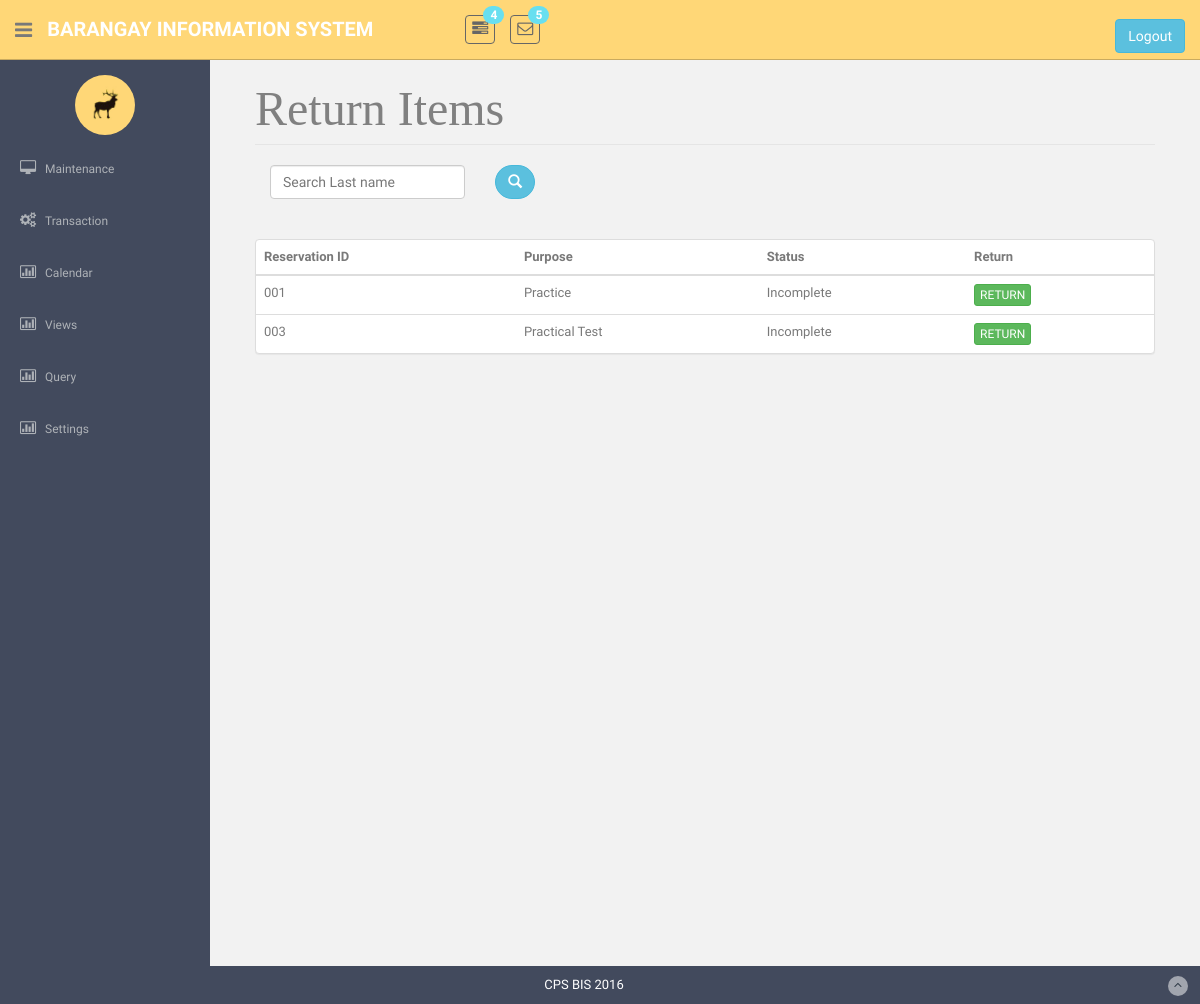
/returnitems.php, run on an earlier commit of the app's database.
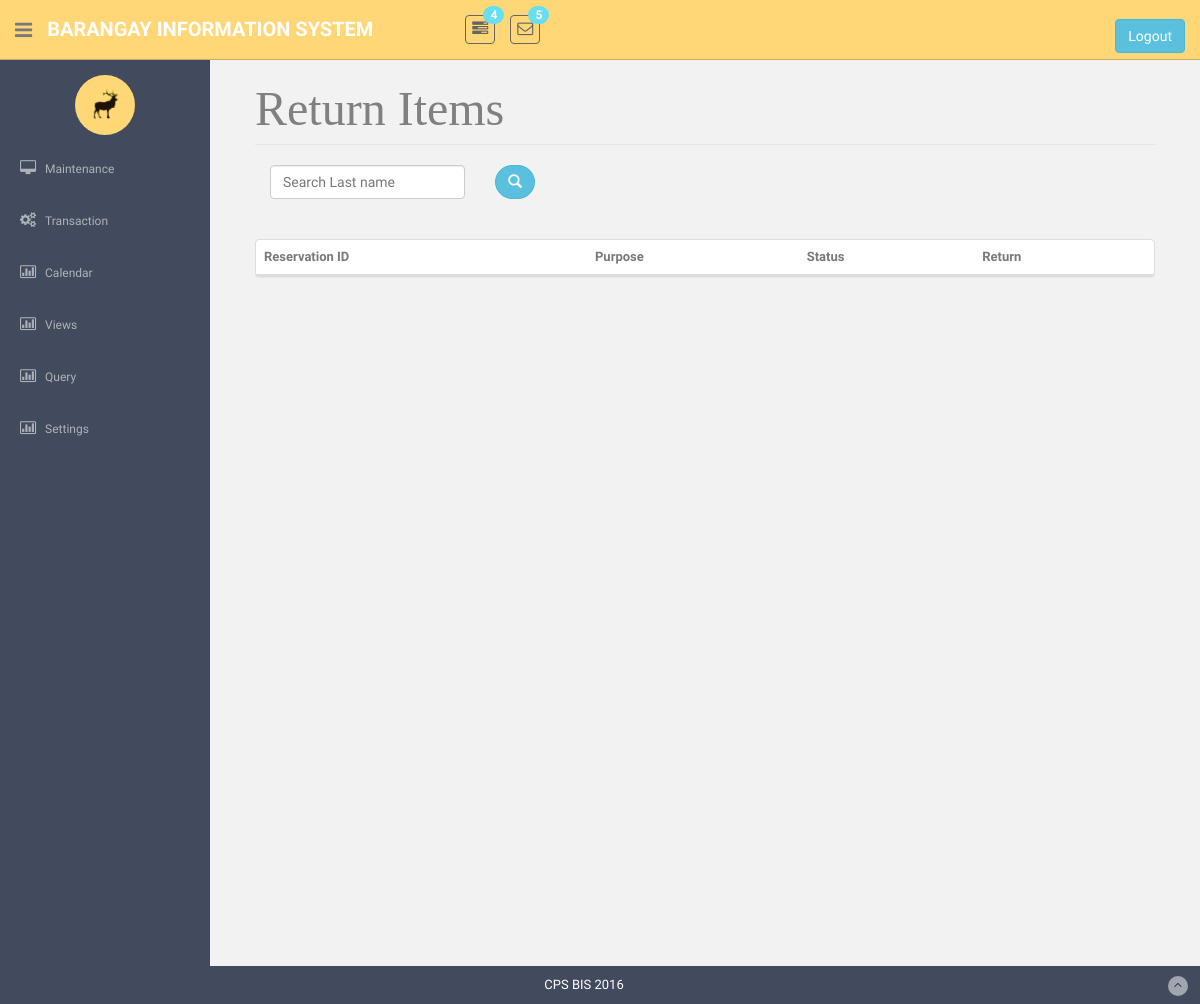
And on a later commit of the database.
### tables this page shows
CREATE TABLE `tblreservationrequest` (
  `strReservationID` varchar(25) NOT NULL,
  `strRSresidentId` varchar(25) NOT NULL,
  `strRSapplicantId` varchar(25) NOT NULL,
  `datRSIssued` date NOT NULL,
  `datRSReserved` date NOT NULL,
  `dtmFrom` bigint(20) NOT NULL,
  `dtmTo` bigint(20) NOT NULL,
  `strRSapprovalStatus` varchar(45) NOT NULL,
  `strRSPurpose` varchar(45) DEFAULT NULL
);

### returnItems.php (the view, shortened to what this page needs)
<!DOCTYPE html>
    <?php require('header.php');?>
    <?php require('sidebar.php');?>
      <section id="main-content">
        <section class="wrapper site-min-height">
<div id="wrapper">
    <div id="page-content-wrapper">
        <div class="container-fluid">
            <div class="row">
                <div class="col-lg-12">
					<div class = "bodybody">
						<div class="panel-body">
		<legend ><font face = "cambria" size = 10 color = "grey"> Return Items </font></legend>
		<div class="form-group">
			<div class="col-sm-3">
				<input id="searchr" name="search" class="form-control input-group-lg reg_name" type="text"  title="generated brgyId" value= "" placeholder="Search Last name">
			</div>
			<div class="col-sm-2">
				<button class="btn btn-info btn-round btn-s  " id = "searchst" name = "btnSearch" value = 1 onclick = "search(this.value)"><i class = "glyphicon glyphicon-search "></i></button>
			</div>
		</div><br><br><br><br>
<form method="POST">
	<center>
		<div class="panel panel-default">
			<table class="table table-hover" style="height: 40%; overflow: scroll; ">
				<thead><tr>
					<th>Reservation ID</th>
					<th>Purpose</th>
					<th>Status</th>
					<th>Return</th>
				</tr></thead>
			<tbody>
			<?php
				$statement = 'SELECT r.`strReservationID`, r.`strRSPurpose`, r.`datRSReserved`, SUM(rt.`intReturned`), SUM(rt.`intUnreturned`) FROM `tblreservationrequest` r INNER JOIN tblreturnequip rt ON rt.strReservationID = r.strReservationID WHERE r.`strRSapprovalStatus`="Paid" OR r.`strRSapprovalStatus` ="Half Paid" GROUP BY r.`strReservationID`';
			$query = mysqli_query($con,$statement);
			while($row = mysqli_fetch_array($query)){?>
				<tr><td onmouseover='highlightCells(this.parentNode)' onmouseout='unhighlightCells(this.parentNode)' ><?php echo $row[0]; ?></td>
				<td onmouseover='highlightCells(this.parentNode)' onmouseout='unhighlightCells(this.parentNode)'><?php echo $row[1];?></td>
				<?php
					if($row[4]==0){
						echo"<td onmouseover='highlightCells(this.parentNode)' onmouseout='unhighlightCells(this.parentNode' >Complete</td>";
						echo"<td onmouseover='highlightCells(this.parentNode)' onmouseout='unhighlightCells(this.parentNode' ></td>";
					}else if($row[4]>0){
						echo"<td onmouseover='highlightCells(this.parentNode)' onmouseout='unhighlightCells(this.parentNode)'>Incomplete</td>";
						echo"<td onmouseover='highlightCells(this.parentNode)' onmouseout='unhighlightCells(this.parentNode)'><button class='btn btn-success btn-xs' type ='submit' name = 'return' value = $row[0]>RETURN</button></td>
				";
					}
				?></tr><?php
			}?>
			</tbody>
			</table>
		</div></center><br><br>
					</div>
				</div>
			</div>
		</div>
	</div>
</div>
		</section><! --/wrapper -->
      </section>
<?php require("footer.php"); ?>

What changed in the data, as far as the page shows it:
removed tblreservationrequest: strReservationID "001", strRSPurpose "Practice"
removed tblreservationrequest: strReservationID "003", strRSPurpose "Practical Test"
